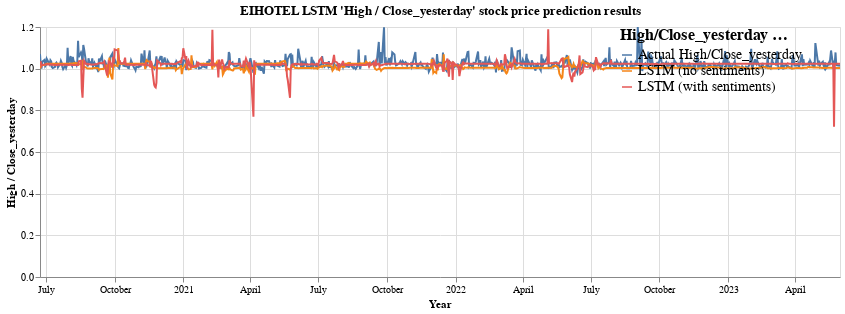

Here is the notebook cell this chart was saved with:
### Code cell
high_close_yesterday_ratio = alt.Chart(melted_df, title="EIHOTEL LSTM 'High / Close_yesterday' stock price prediction results").mark_line().encode(
    x=alt.X('date:T', title="Year"),
    y = alt.Y('High/Close_yesterday:Q', title="High / Close_yesterday"),
    color = alt.Color('High/Close_yesterday method:N',
                      legend=alt.Legend(orient='right',direction = 'vertical',labelLimit = 400))
    ).properties(height = 250, width = 800
    ).configure_legend(
    offset=-220,
    symbolDirection='vertical',
        titleFontSize=16,
        labelFontSize=14
    )

high_close_yesterday_ratio.interactive()

### Figure 1 — Vega-Lite specification as saved in the notebook (floating-point values rounded to 4 significant figures; data arrays with more than 128 entries replaced by an {"elided": "..."} marker saying what was removed)
{"usermeta": {"embedOptions": {"theme": "fivethirtyeight"}}, "config": {"view": {"continuousWidth": 400, "continuousHeight": 300}, "legend": {"labelFontSize": 14, "offset": -220, "symbolDirection": "vertical", "titleFontSize": 16}}, "data": {"name": "data-a39abba6b684b3f3fd3a2f3e25abb593"}, "mark": "line", "encoding": {"color": {"field": "High/Close_yesterday method", "legend": {"direction": "vertical", "labelLimit": 400, "orient": "right"}, "type": "nominal"}, "x": {"field": "date", "title": "Year", "type": "temporal"}, "y": {"field": "High/Close_yesterday", "title": "High / Close_yesterday", "type": "quantitative"}}, "height": 250, "selection": {"selector016": {"type": "interval", "bind": "scales", "encodings": ["x", "y"]}}, "title": "EIHOTEL LSTM 'High / Close_yesterday' stock price prediction results", "width": 800, "$schema": "https://vega.github.io/schema/vega-lite/v4.17.0.json", "datasets": {"data-a39abba6b684b3f3fd3a2f3e25abb593": {"elided": "2181 records"}}}
